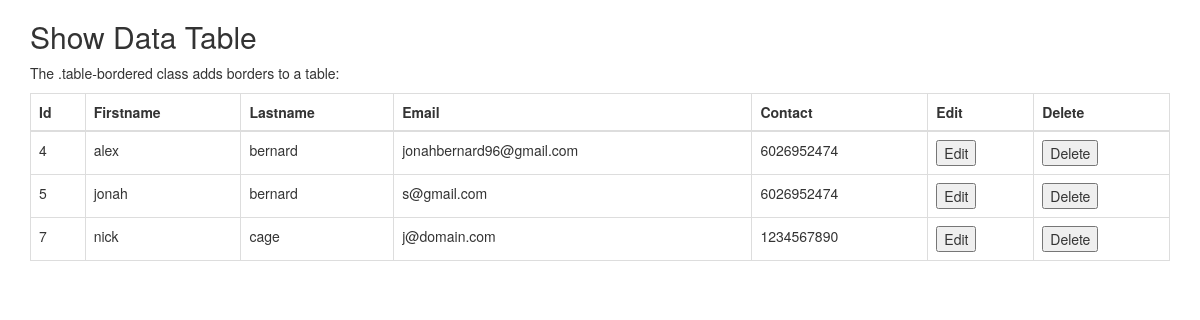
Page /showpage/ on the earlier database version.
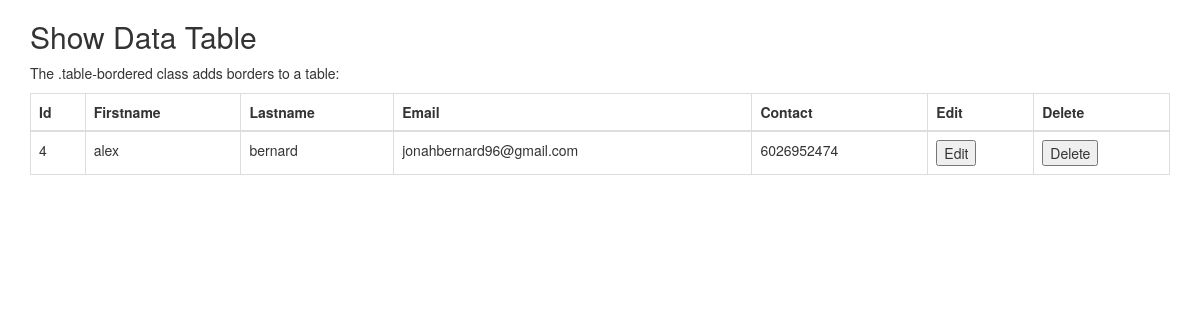
Same page on the later database version.
### app/models.py (models this page shows)
class student(models.Model):
    FirstName=models.CharField(max_length=50)
    LastName=models.CharField(max_length=50)
    Email=models.EmailField(max_length=50)
    Contact=models.BigIntegerField()
    def __str__(self) :
        return f'{self.FirstName}'

### app/views.py (the view)
# urls.py: path('showpage/', ShowPage, name='showpage'),
def ShowPage(request):
    all_data = student.objects.all()
    print(all_data)
    return render(request, 'show.html', {'key1': all_data})

### app/templates/show.html (shortened to what this page needs)
<!DOCTYPE html>
<html lang="en">
<head>
  <link rel="stylesheet" href="https://maxcdn.bootstrapcdn.com/bootstrap/3.4.1/css/bootstrap.min.css">
</head>
<body>
<div class="container">
  <h2>Show Data Table</h2>
  <p>The .table-bordered class adds borders to a table:</p>
  <table class="table table-bordered">
    <thead>
      <tr>
        <th>Id</th>
        <th>Firstname</th>
        <th>Lastname</th>
        <th>Email</th>
        <th>Contact</th>
        <th>Edit</th>
        <th>Delete</th>
      </tr>
    </thead>
    {% if key1 %}
    <tbody>
      {% for i in key1 %}
      <tr>
        <td>{{i.id}}</td>
        <td>{{i.FirstName}}</td>
        <td>{{i.LastName}}</td>
        <td>{{i.Email}}</td>
        <td>{{i.Contact}}</td>
        <td>
          <form name='EditForm' action="{% url 'editpage' pk=i.id %}" method="post">
            <input type="submit" value="Edit">
          </form>
        </td>
        <td>
          <form name='DeleteForm' action="{% url 'delete' pk=i.id %}" method="post">
            <input type="submit" value="Delete">
          </form>
        </td>
      </tr>
      {% endfor %}
    </tbody>
    {% endif%}
  </table>
</div>
</body>
</html>

Differences in the rows shown:
removed student: id "5", FirstName "jonah", LastName "bernard", Email "s@gmail.com", Contact "6026952474"
removed student: id "7", FirstName "nick", LastName "cage", Email "j@domain.com", Contact "1234567890"
